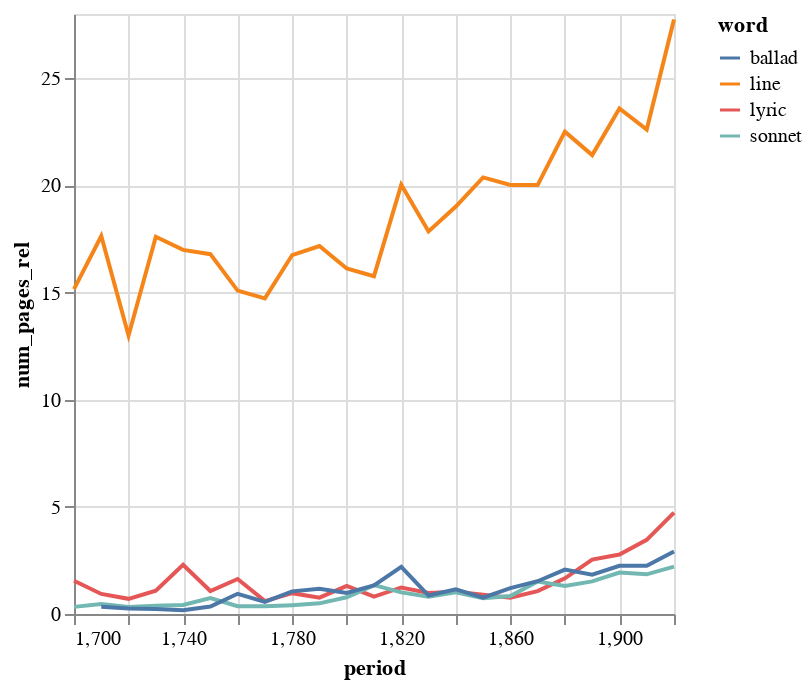
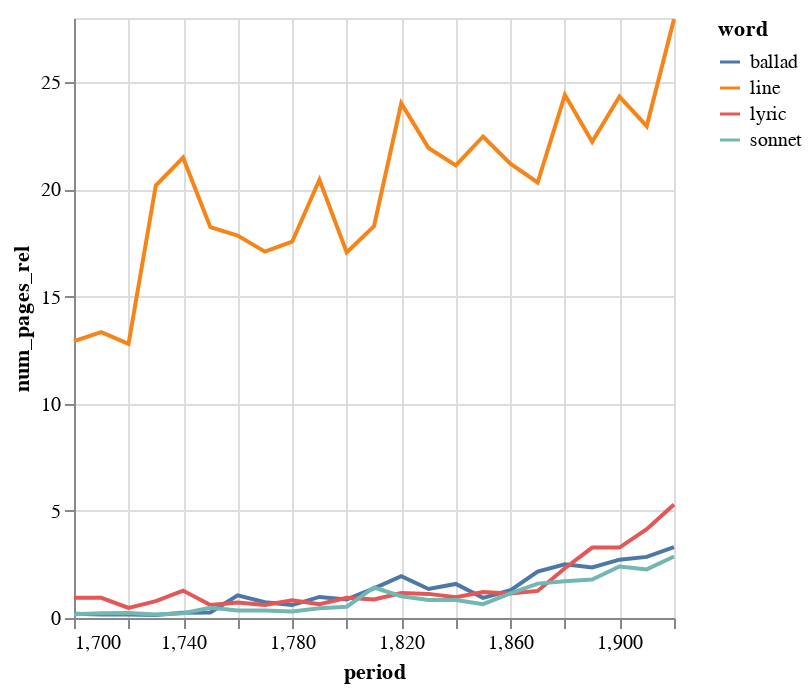

Write notebook code for charts like these, in order.
### Code cell
display(fig1a)
display(fig1b)

### Figure 1 — Vega-Lite specification as saved in the notebook (floating-point values rounded to 4 significant figures)
{"config": {"view": {"continuousWidth": 300, "continuousHeight": 300}}, "data": {"name": "data-17a073a97eb8982a7021ce45827a892e"}, "mark": {"type": "line"}, "encoding": {"color": {"field": "word", "type": "nominal"}, "x": {"field": "period", "type": "quantitative"}, "y": {"field": "num_pages_rel", "type": "quantitative"}}, "$schema": "https://vega.github.io/schema/vega-lite/v5.16.3.json", "datasets": {"data-17a073a97eb8982a7021ce45827a892e": [{"period": 1700.0, "word": "line", "num_pages": 274, "num_pages_rel": 15.16}, {"period": 1700.0, "word": "lyric", "num_pages": 28, "num_pages_rel": 1.55}, {"period": 1700.0, "word": "sonnet", "num_pages": 6, "num_pages_rel": 0.332}, {"period": 1710.0, "word": "ballad", "num_pages": 11, "num_pages_rel": 0.3434}, {"period": 1710.0, "word": "line", "num_pages": 565, "num_pages_rel": 17.64}, {"period": 1710.0, "word": "lyric", "num_pages": 30, "num_pages_rel": 0.9366}, {"period": 1710.0, "word": "sonnet", "num_pages": 15, "num_pages_rel": 0.4683}, {"period": 1720.0, "word": "ballad", "num_pages": 8, "num_pages_rel": 0.2573}, {"period": 1720.0, "word": "line", "num_pages": 404, "num_pages_rel": 12.99}, {"period": 1720.0, "word": "lyric", "num_pages": 22, "num_pages_rel": 0.7076}, {"period": 1720.0, "word": "sonnet", "num_pages": 10, "num_pages_rel": 0.3216}, {"period": 1730.0, "word": "ballad", "num_pages": 9, "num_pages_rel": 0.234}, {"period": 1730.0, "word": "line", "num_pages": 677, "num_pages_rel": 17.6}, {"period": 1730.0, "word": "lyric", "num_pages": 42, "num_pages_rel": 1.092}, {"period": 1730.0, "word": "sonnet", "num_pages": 15, "num_pages_rel": 0.39}, {"period": 1740.0, "word": "ballad", "num_pages": 7, "num_pages_rel": 0.1729}, {"period": 1740.0, "word": "line", "num_pages": 688, "num_pages_rel": 16.99}, {"period": 1740.0, "word": "lyric", "num_pages": 93, "num_pages_rel": 2.297}, {"period": 1740.0, "word": "sonnet", "num_pages": 17, "num_pages_rel": 0.4199}, {"period": 1750.0, "word": "ballad", "num_pages": 23, "num_pages_rel": 0.347}, {"period": 1750.0, "word": "line", "num_pages": 1113, "num_pages_rel": 16.79}, {"period": 1750.0, "word": "lyric", "num_pages": 71, "num_pages_rel": 1.071}, {"period": 1750.0, "word": "sonnet", "num_pages": 49, "num_pages_rel": 0.7393}, {"period": 1760.0, "word": "ballad", "num_pages": 98, "num_pages_rel": 0.9426}, {"period": 1760.0, "word": "line", "num_pages": 1569, "num_pages_rel": 15.09}, {"period": 1760.0, "word": "lyric", "num_pages": 170, "num_pages_rel": 1.635}, {"period": 1760.0, "word": "sonnet", "num_pages": 38, "num_pages_rel": 0.3655}, {"period": 1770.0, "word": "ballad", "num_pages": 110, "num_pages_rel": 0.5614}, {"period": 1770.0, "word": "line", "num_pages": 2886, "num_pages_rel": 14.73}, {"period": 1770.0, "word": "lyric", "num_pages": 118, "num_pages_rel": 0.6023}, {"period": 1770.0, "word": "sonnet", "num_pages": 70, "num_pages_rel": 0.3573}, {"period": 1780.0, "word": "ballad", "num_pages": 138, "num_pages_rel": 1.057}, {"period": 1780.0, "word": "line", "num_pages": 2187, "num_pages_rel": 16.75}, {"period": 1780.0, "word": "lyric", "num_pages": 127, "num_pages_rel": 0.9727}, {"period": 1780.0, "word": "sonnet", "num_pages": 54, "num_pages_rel": 0.4136}, {"period": 1790.0, "word": "ballad", "num_pages": 224, "num_pages_rel": 1.182}, {"period": 1790.0, "word": "line", "num_pages": 3254, "num_pages_rel": 17.17}, {"period": 1790.0, "word": "lyric", "num_pages": 145, "num_pages_rel": 0.7652}, {"period": 1790.0, "word": "sonnet", "num_pages": 94, "num_pages_rel": 0.4961}, {"period": 1800.0, "word": "ballad", "num_pages": 72, "num_pages_rel": 0.9831}, {"period": 1800.0, "word": "line", "num_pages": 1181, "num_pages_rel": 16.13}, {"period": 1800.0, "word": "lyric", "num_pages": 96, "num_pages_rel": 1.311}, {"period": 1800.0, "word": "sonnet", "num_pages": 57, "num_pages_rel": 0.7783}, {"period": 1810.0, "word": "ballad", "num_pages": 92, "num_pages_rel": 1.331}, {"period": 1810.0, "word": "line", "num_pages": 1090, "num_pages_rel": 15.77}, {"period": 1810.0, "word": "lyric", "num_pages": 56, "num_pages_rel": 0.81}, {"period": 1810.0, "word": "sonnet", "num_pages": 93, "num_pages_rel": 1.345}, {"period": 1820.0, "word": "ballad", "num_pages": 201, "num_pages_rel": 2.202}, {"period": 1820.0, "word": "line", "num_pages": 1829, "num_pages_rel": 20.04}, {"period": 1820.0, "word": "lyric", "num_pages": 113, "num_pages_rel": 1.238}, {"period": 1820.0, "word": "sonnet", "num_pages": 92, "num_pages_rel": 1.008}, {"period": 1830.0, "word": "ballad", "num_pages": 96, "num_pages_rel": 0.8625}, {"period": 1830.0, "word": "line", "num_pages": 1987, "num_pages_rel": 17.85}, {"period": 1830.0, "word": "lyric", "num_pages": 109, "num_pages_rel": 0.9793}, {"period": 1830.0, "word": "sonnet", "num_pages": 90, "num_pages_rel": 0.8086}, {"period": 1840.0, "word": "ballad", "num_pages": 179, "num_pages_rel": 1.154}, {"period": 1840.0, "word": "line", "num_pages": 2949, "num_pages_rel": 19.01}, {"period": 1840.0, "word": "lyric", "num_pages": 161, "num_pages_rel": 1.038}, {"period": 1840.0, "word": "sonnet", "num_pages": 157, "num_pages_rel": 1.012}, {"period": 1850.0, "word": "ballad", "num_pages": 150, "num_pages_rel": 0.7606}, {"period": 1850.0, "word": "line", "num_pages": 4018, "num_pages_rel": 20.37}, {"period": 1850.0, "word": "lyric", "num_pages": 178, "num_pages_rel": 0.9025}, {"period": 1850.0, "word": "sonnet", "num_pages": 146, "num_pages_rel": 0.7403}, {"period": 1860.0, "word": "ballad", "num_pages": 256, "num_pages_rel": 1.209}, {"period": 1860.0, "word": "line", "num_pages": 4241, "num_pages_rel": 20.02}, {"period": 1860.0, "word": "lyric", "num_pages": 160, "num_pages_rel": 0.7553}, {"period": 1860.0, "word": "sonnet", "num_pages": 178, "num_pages_rel": 0.8403}, {"period": 1870.0, "word": "ballad", "num_pages": 356, "num_pages_rel": 1.53}, {"period": 1870.0, "word": "line", "num_pages": 4658, "num_pages_rel": 20.02}, {"period": 1870.0, "word": "lyric", "num_pages": 248, "num_pages_rel": 1.066}, {"period": 1870.0, "word": "sonnet", "num_pages": 353, "num_pages_rel": 1.517}, {"period": 1880.0, "word": "ballad", "num_pages": 733, "num_pages_rel": 2.072}, {"period": 1880.0, "word": "line", "num_pages": 7963, "num_pages_rel": 22.51}, {"period": 1880.0, "word": "lyric", "num_pages": 588, "num_pages_rel": 1.662}, {"period": 1880.0, "word": "sonnet", "num_pages": 463, "num_pages_rel": 1.309}, {"period": 1890.0, "word": "ballad", "num_pages": 714, "num_pages_rel": 1.838}, {"period": 1890.0, "word": "line", "num_pages": 8321, "num_pages_rel": 21.42}, {"period": 1890.0, "word": "lyric", "num_pages": 986, "num_pages_rel": 2.538}, {"period": 1890.0, "word": "sonnet", "num_pages": 592, "num_pages_rel": 1.524}, {"period": 1900.0, "word": "ballad", "num_pages": 1208, "num_pages_rel": 2.249}, {"period": 1900.0, "word": "line", "num_pages": 12675, "num_pages_rel": 23.6}, {"period": 1900.0, "word": "lyric", "num_pages": 1490, "num_pages_rel": 2.774}, {"period": 1900.0, "word": "sonnet", "num_pages": 1041, "num_pages_rel": 1.938}, {"period": 1910.0, "word": "ballad", "num_pages": 1162, "num_pages_rel": 2.254}, {"period": 1910.0, "word": "line", "num_pages": 11655, "num_pages_rel": 22.61}, {"period": 1910.0, "word": "lyric", "num_pages": 1785, "num_pages_rel": 3.463}, {"period": 1910.0, "word": "sonnet", "num_pages": 955, "num_pages_rel": 1.853}, {"period": 1920.0, "word": "ballad", "num_pages": 652, "num_pages_rel": 2.92}, {"period": 1920.0, "word": "line", "num_pages": 6196, "num_pages_rel": 27.75}, {"period": 1920.0, "word": "lyric", "num_pages": 1057, "num_pages_rel": 4.733}, {"period": 1920.0, "word": "sonnet", "num_pages": 494, "num_pages_rel": 2.212}]}}

### Figure 2 — Vega-Lite specification as saved in the notebook (floating-point values rounded to 4 significant figures)
{"config": {"view": {"continuousWidth": 300, "continuousHeight": 300}}, "data": {"name": "data-8d08e8371d2ce833f44fc9f715a65006"}, "mark": {"type": "line"}, "encoding": {"color": {"field": "word", "type": "nominal"}, "x": {"field": "period", "type": "quantitative"}, "y": {"field": "num_pages_rel", "type": "quantitative"}}, "$schema": "https://vega.github.io/schema/vega-lite/v5.16.3.json", "datasets": {"data-8d08e8371d2ce833f44fc9f715a65006": [{"period": 1700.0, "word": "ballad", "num_pages": 16, "num_pages_rel": 0.2031}, {"period": 1700.0, "word": "line", "num_pages": 1018, "num_pages_rel": 12.93}, {"period": 1700.0, "word": "lyric", "num_pages": 74, "num_pages_rel": 0.9396}, {"period": 1700.0, "word": "sonnet", "num_pages": 14, "num_pages_rel": 0.1778}, {"period": 1710.0, "word": "ballad", "num_pages": 32, "num_pages_rel": 0.1691}, {"period": 1710.0, "word": "line", "num_pages": 2524, "num_pages_rel": 13.34}, {"period": 1710.0, "word": "lyric", "num_pages": 178, "num_pages_rel": 0.9408}, {"period": 1710.0, "word": "sonnet", "num_pages": 41, "num_pages_rel": 0.2167}, {"period": 1720.0, "word": "ballad", "num_pages": 27, "num_pages_rel": 0.166}, {"period": 1720.0, "word": "line", "num_pages": 2080, "num_pages_rel": 12.79}, {"period": 1720.0, "word": "lyric", "num_pages": 76, "num_pages_rel": 0.4673}, {"period": 1720.0, "word": "sonnet", "num_pages": 38, "num_pages_rel": 0.2337}, {"period": 1730.0, "word": "ballad", "num_pages": 26, "num_pages_rel": 0.1367}, {"period": 1730.0, "word": "line", "num_pages": 3838, "num_pages_rel": 20.18}, {"period": 1730.0, "word": "lyric", "num_pages": 149, "num_pages_rel": 0.7835}, {"period": 1730.0, "word": "sonnet", "num_pages": 31, "num_pages_rel": 0.163}, {"period": 1740.0, "word": "ballad", "num_pages": 55, "num_pages_rel": 0.2478}, {"period": 1740.0, "word": "line", "num_pages": 4767, "num_pages_rel": 21.48}, {"period": 1740.0, "word": "lyric", "num_pages": 284, "num_pages_rel": 1.28}, {"period": 1740.0, "word": "sonnet", "num_pages": 49, "num_pages_rel": 0.2208}, {"period": 1750.0, "word": "ballad", "num_pages": 78, "num_pages_rel": 0.256}, {"period": 1750.0, "word": "line", "num_pages": 5557, "num_pages_rel": 18.24}, {"period": 1750.0, "word": "lyric", "num_pages": 185, "num_pages_rel": 0.6073}, {"period": 1750.0, "word": "sonnet", "num_pages": 144, "num_pages_rel": 0.4727}, {"period": 1760.0, "word": "ballad", "num_pages": 585, "num_pages_rel": 1.057}, {"period": 1760.0, "word": "line", "num_pages": 9872, "num_pages_rel": 17.84}, {"period": 1760.0, "word": "lyric", "num_pages": 397, "num_pages_rel": 0.7176}, {"period": 1760.0, "word": "sonnet", "num_pages": 192, "num_pages_rel": 0.347}, {"period": 1770.0, "word": "ballad", "num_pages": 745, "num_pages_rel": 0.735}, {"period": 1770.0, "word": "line", "num_pages": 17330, "num_pages_rel": 17.1}, {"period": 1770.0, "word": "lyric", "num_pages": 616, "num_pages_rel": 0.6078}, {"period": 1770.0, "word": "sonnet", "num_pages": 350, "num_pages_rel": 0.3453}, {"period": 1780.0, "word": "ballad", "num_pages": 476, "num_pages_rel": 0.6038}, {"period": 1780.0, "word": "line", "num_pages": 13844, "num_pages_rel": 17.56}, {"period": 1780.0, "word": "lyric", "num_pages": 656, "num_pages_rel": 0.8321}, {"period": 1780.0, "word": "sonnet", "num_pages": 238, "num_pages_rel": 0.3019}, {"period": 1790.0, "word": "ballad", "num_pages": 1115, "num_pages_rel": 0.9834}, {"period": 1790.0, "word": "line", "num_pages": 23187, "num_pages_rel": 20.45}, {"period": 1790.0, "word": "lyric", "num_pages": 729, "num_pages_rel": 0.643}, {"period": 1790.0, "word": "sonnet", "num_pages": 510, "num_pages_rel": 0.4498}, {"period": 1800.0, "word": "ballad", "num_pages": 430, "num_pages_rel": 0.8693}, {"period": 1800.0, "word": "line", "num_pages": 8439, "num_pages_rel": 17.06}, {"period": 1800.0, "word": "lyric", "num_pages": 469, "num_pages_rel": 0.9481}, {"period": 1800.0, "word": "sonnet", "num_pages": 261, "num_pages_rel": 0.5276}, {"period": 1810.0, "word": "ballad", "num_pages": 650, "num_pages_rel": 1.386}, {"period": 1810.0, "word": "line", "num_pages": 8576, "num_pages_rel": 18.28}, {"period": 1810.0, "word": "lyric", "num_pages": 406, "num_pages_rel": 0.8655}, {"period": 1810.0, "word": "sonnet", "num_pages": 668, "num_pages_rel": 1.424}, {"period": 1820.0, "word": "ballad", "num_pages": 1148, "num_pages_rel": 1.951}, {"period": 1820.0, "word": "line", "num_pages": 14129, "num_pages_rel": 24.02}, {"period": 1820.0, "word": "lyric", "num_pages": 684, "num_pages_rel": 1.163}, {"period": 1820.0, "word": "sonnet", "num_pages": 599, "num_pages_rel": 1.018}, {"period": 1830.0, "word": "ballad", "num_pages": 899, "num_pages_rel": 1.355}, {"period": 1830.0, "word": "line", "num_pages": 14558, "num_pages_rel": 21.94}, {"period": 1830.0, "word": "lyric", "num_pages": 747, "num_pages_rel": 1.126}, {"period": 1830.0, "word": "sonnet", "num_pages": 558, "num_pages_rel": 0.8408}, {"period": 1840.0, "word": "ballad", "num_pages": 1554, "num_pages_rel": 1.589}, {"period": 1840.0, "word": "line", "num_pages": 20661, "num_pages_rel": 21.12}, {"period": 1840.0, "word": "lyric", "num_pages": 945, "num_pages_rel": 0.966}, {"period": 1840.0, "word": "sonnet", "num_pages": 826, "num_pages_rel": 0.8444}, {"period": 1850.0, "word": "ballad", "num_pages": 1292, "num_pages_rel": 0.9405}, {"period": 1850.0, "word": "line", "num_pages": 30868, "num_pages_rel": 22.47}, {"period": 1850.0, "word": "lyric", "num_pages": 1664, "num_pages_rel": 1.211}, {"period": 1850.0, "word": "sonnet", "num_pages": 885, "num_pages_rel": 0.6442}, {"period": 1860.0, "word": "ballad", "num_pages": 1670, "num_pages_rel": 1.293}, {"period": 1860.0, "word": "line", "num_pages": 27392, "num_pages_rel": 21.21}, {"period": 1860.0, "word": "lyric", "num_pages": 1484, "num_pages_rel": 1.149}, {"period": 1860.0, "word": "sonnet", "num_pages": 1490, "num_pages_rel": 1.154}, {"period": 1870.0, "word": "ballad", "num_pages": 2696, "num_pages_rel": 2.164}, {"period": 1870.0, "word": "line", "num_pages": 25320, "num_pages_rel": 20.32}, {"period": 1870.0, "word": "lyric", "num_pages": 1574, "num_pages_rel": 1.263}, {"period": 1870.0, "word": "sonnet", "num_pages": 1999, "num_pages_rel": 1.605}, {"period": 1880.0, "word": "ballad", "num_pages": 4828, "num_pages_rel": 2.505}, {"period": 1880.0, "word": "line", "num_pages": 47052, "num_pages_rel": 24.41}, {"period": 1880.0, "word": "lyric", "num_pages": 4477, "num_pages_rel": 2.323}, {"period": 1880.0, "word": "sonnet", "num_pages": 3298, "num_pages_rel": 1.711}, {"period": 1890.0, "word": "ballad", "num_pages": 3933, "num_pages_rel": 2.358}, {"period": 1890.0, "word": "line", "num_pages": 37065, "num_pages_rel": 22.22}, {"period": 1890.0, "word": "lyric", "num_pages": 5482, "num_pages_rel": 3.287}, {"period": 1890.0, "word": "sonnet", "num_pages": 2996, "num_pages_rel": 1.796}, {"period": 1900.0, "word": "ballad", "num_pages": 6082, "num_pages_rel": 2.723}, {"period": 1900.0, "word": "line", "num_pages": 54357, "num_pages_rel": 24.33}, {"period": 1900.0, "word": "lyric", "num_pages": 7343, "num_pages_rel": 3.287}, {"period": 1900.0, "word": "sonnet", "num_pages": 5376, "num_pages_rel": 2.407}, {"period": 1910.0, "word": "ballad", "num_pages": 5612, "num_pages_rel": 2.853}, {"period": 1910.0, "word": "line", "num_pages": 45159, "num_pages_rel": 22.96}, {"period": 1910.0, "word": "lyric", "num_pages": 8145, "num_pages_rel": 4.14}, {"period": 1910.0, "word": "sonnet", "num_pages": 4461, "num_pages_rel": 2.268}, {"period": 1920.0, "word": "ballad", "num_pages": 2845, "num_pages_rel": 3.303}, {"period": 1920.0, "word": "line", "num_pages": 24065, "num_pages_rel": 27.94}, {"period": 1920.0, "word": "lyric", "num_pages": 4564, "num_pages_rel": 5.298}, {"period": 1920.0, "word": "sonnet", "num_pages": 2472, "num_pages_rel": 2.87}]}}
